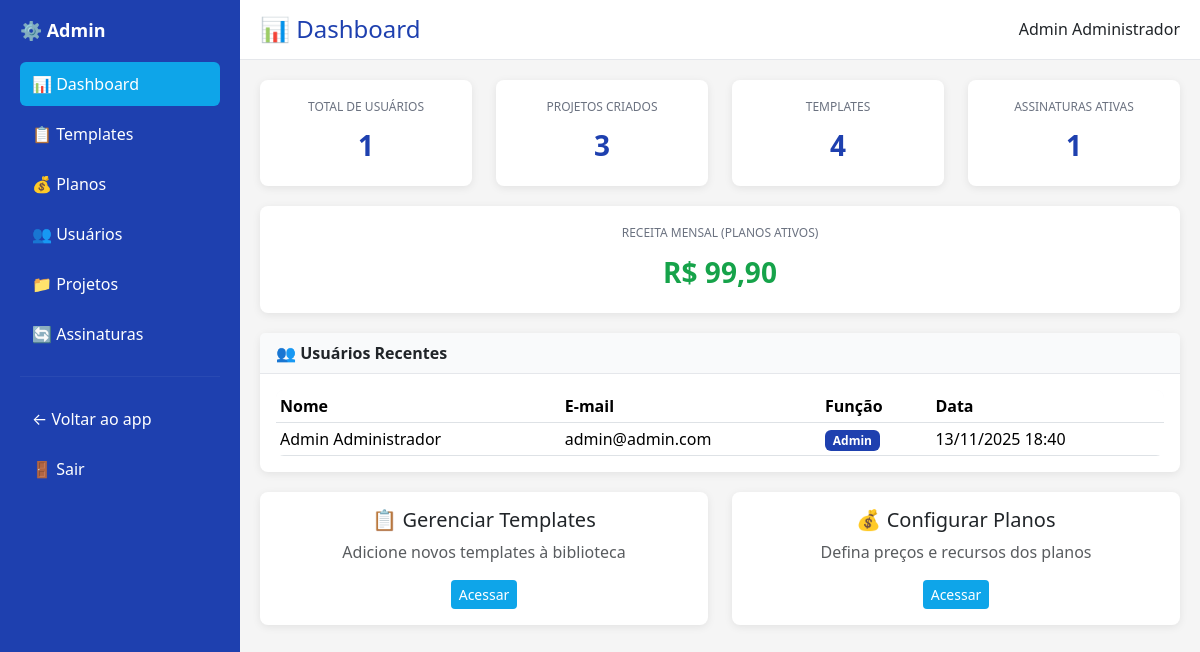
The page / (signed in) on the database its author committed.
### tables this page shows
CREATE TABLE users (
                id INTEGER PRIMARY KEY AUTOINCREMENT,
                name TEXT NOT NULL,
                email TEXT UNIQUE NOT NULL,
                password TEXT NOT NULL,
                role TEXT DEFAULT 'user' CHECK(role IN ('user', 'admin')),
                domains_used INTEGER DEFAULT 0,
                subdomains_used INTEGER DEFAULT 0,
                status TEXT DEFAULT 'active' CHECK(status IN ('active', 'inactive', 'suspended')),
                created_at DATETIME DEFAULT CURRENT_TIMESTAMP,
                updated_at DATETIME DEFAULT CURRENT_TIMESTAMP,
                deleted_at DATETIME
            );

### app/Controllers/AdminController.php (called while the page is built, shortened)
<?php
class AdminController
{
    private $pdo;
    public function __construct()
    {
        $this->pdo = require __DIR__ . '/../../config/database.php';
    }
    public function dashboard()
    {
        $totalUsers = $this->pdo->query("SELECT COUNT(*) FROM users")->fetchColumn();
        $totalProjects = $this->pdo->query("SELECT COUNT(*) FROM projects")->fetchColumn();
        $totalTemplates = $this->pdo->query("SELECT COUNT(*) FROM templates_library")->fetchColumn();
        $totalSubscriptions = $this->pdo->query("SELECT COUNT(*) FROM subscriptions WHERE status='active'")->fetchColumn();
        $revenue = $this->pdo->query("
            SELECT COALESCE(SUM(p.price), 0) as total
            FROM subscriptions s
            JOIN plans p ON s.plan_id = p.id
            WHERE s.status='active'
        ")->fetch(\PDO::FETCH_ASSOC)['total'];
        $recentUsers = $this->pdo->query("
            SELECT id, name, email, role, created_at FROM users ORDER BY created_at DESC LIMIT 5
        ")->fetchAll(\PDO::FETCH_ASSOC);
        include __DIR__ . '/../Views/admin/dashboard.php';
    }
}

### public/index.php (called while the page is built, shortened)
<?php
require_once __DIR__ . '/../config/routes.php';

### config/database.php (called while the page is built, shortened)
<?php
$dbFile = __DIR__ . '/../database/app.db';
try {
    $pdo = new \PDO('sqlite:' . $dbFile);
    $pdo->setAttribute(\PDO::ATTR_ERRMODE, \PDO::ERRMODE_EXCEPTION);
    $pdo->exec('PRAGMA foreign_keys = ON');
    return $pdo;
} catch (\PDOException $e) {
    die('Erro ao conectar ao banco SQLite: ' . $e->getMessage());
}

### app/Views/admin/dashboard.php (the view, shortened to what this page needs)
<!DOCTYPE html>
<html lang="pt-BR">
<head>
    <link href="https://cdn.jsdelivr.net/npm/bootstrap@5.3.2/dist/css/bootstrap.min.css" rel="stylesheet">
</head>
<body>
    <div class="sidebar">
        <h4>⚙️ Admin</h4>
        <a href="/admin" class="active">📊 Dashboard</a>
        <a href="/admin/templates">📋 Templates</a>
        <a href="/admin/plans">💰 Planos</a>
        <a href="/admin/users">👥 Usuários</a>
        <a href="/admin/projects">📁 Projetos</a>
        <a href="/admin/subscriptions">🔄 Assinaturas</a>
        <hr style="border-color: rgba(255,255,255,0.2); margin: 20px 0;">
        <a href="/projects">← Voltar ao app</a>
        <a href="/logout">🚪 Sair</a>
    </div>
    <div class="main-content">
        <div class="topbar">
            <h2>📊 Dashboard</h2>
            <div class="user-menu">
                <span><?= $_SESSION['user_name'] ?? 'Admin' ?></span>
            </div>
        </div>
        <div class="content-area">
            <div class="row">
                <div class="col-md-3">
                    <div class="stat-card">
                        <h6>Total de Usuários</h6>
                        <div class="number"><?= $totalUsers ?></div>
                    </div>
                </div>
                <div class="col-md-3">
                    <div class="stat-card">
                        <h6>Projetos Criados</h6>
                        <div class="number"><?= $totalProjects ?></div>
                    </div>
                </div>
                <div class="col-md-3">
                    <div class="stat-card">
                        <h6>Templates</h6>
                        <div class="number"><?= $totalTemplates ?></div>
                    </div>
                </div>
                <div class="col-md-3">
                    <div class="stat-card">
                        <h6>Assinaturas Ativas</h6>
                        <div class="number"><?= $totalSubscriptions ?></div>
                    </div>
                </div>
            </div>
            <div class="row">
                <div class="col-md-12">
                    <div class="stat-card">
                        <h6>Receita Mensal (Planos Ativos)</h6>
                        <div class="number" style="color: #16a34a;">R$ <?= number_format($revenue, 2, ',', '.') ?></div>
                    </div>
                </div>
            </div>
            <div class="card">
                <div class="card-header">
                    👥 Usuários Recentes
                </div>
                <div class="card-body">
                    <table class="table table-sm mb-0">
                        <thead>
                            <tr>
                                <th>Nome</th>
                                <th>E-mail</th>
                                <th>Função</th>
                                <th>Data</th>
                            </tr>
                        </thead>
                        <tbody>
                            <?php foreach ($recentUsers as $user): ?>
                            <tr>
                                <td><?= htmlspecialchars($user['name']) ?></td>
                                <td><?= htmlspecialchars($user['email']) ?></td>
                                <td>
                                    <span class="badge"
                                        style="background: <?= $user['role'] === 'admin' ? '#1e40af' : '#0ea5e9' ?>">
                                        <?= ucfirst($user['role']) ?>
                                    </span>
                                </td>
                                <td><?= date('d/m/Y H:i', strtotime($user['created_at'])) ?></td>
                            </tr>
                            <?php endforeach; ?>
                        </tbody>
                    </table>
                </div>
            </div>
            <div class="row">
                <div class="col-md-6">
                    <div class="card">
                        <div class="card-body text-center">
                            <h5>📋 Gerenciar Templates</h5>
                            <p class="text-muted">Adicione novos templates à biblioteca</p>
                            <a href="/admin/templates" class="btn btn-primary btn-sm">Acessar</a>
                        </div>
                    </div>
                </div>
                <div class="col-md-6">
                    <div class="card">
                        <div class="card-body text-center">
                            <h5>💰 Configurar Planos</h5>
                            <p class="text-muted">Defina preços e recursos dos planos</p>
                            <a href="/admin/plans" class="btn btn-primary btn-sm">Acessar</a>
                        </div>
                    </div>
                </div>
            </div>
        </div>
    </div>
</body>
</html>

### app/Views/admin/dashboard.php (style rules this page uses)
body { display: flex; height: 100vh; background: #f5f5f5; }
.sidebar { width: 240px; background: #1e40af; color: white; padding: 20px; overflow-y: auto; position: fixed; height: 100vh; left: 0; top: 0; }
.sidebar h4 { margin-bottom: 20px; font-size: 18px; font-weight: 700; }
.sidebar a { display: block; color: white; text-decoration: none; padding: 10px 12px; border-radius: 6px; margin-bottom: 6px; transition: background 0.3s; }
.sidebar a:hover, .sidebar a.active { background: #0ea5e9; }
.main-content { margin-left: 240px; flex: 1; display: flex; flex-direction: column; }
.topbar { background: white; padding: 15px 20px; border-bottom: 1px solid #e5e7eb; display: flex; justify-content: space-between; align-items: center; }
.topbar h2 { margin: 0; font-size: 24px; color: #1e40af; }
.content-area { flex: 1; overflow-y: auto; padding: 20px; }
.stat-card { background: white; padding: 20px; border-radius: 8px; text-align: center; box-shadow: 0 2px 8px rgba(0, 0, 0, 0.08); margin-bottom: 20px; }
.stat-card h6 { color: #6b7280; margin-bottom: 10px; font-size: 12px; text-transform: uppercase; }
.stat-card .number { font-size: 28px; font-weight: 700; color: #1e40af; }
.card { border: none; border-radius: 8px; box-shadow: 0 2px 8px rgba(0, 0, 0, 0.08); margin-bottom: 20px; }
.card-header { background: #f9fafb; border-bottom: 1px solid #e5e7eb; font-weight: 600; }
table { background: white; border-radius: 8px; overflow: hidden; }
thead { background: #f9fafb; }
.btn-primary { background: #0ea5e9; border: none; }

### rows shown on the page
users: name "Admin Administrador", email "admin@admin.com", role "Admin", created_at "13/11/2025 18:40"

### other values the page prints
$_SESSION['user_name'] "Admin Administrador"
$totalUsers "1"
$totalProjects "3"
$totalTemplates "4"
$totalSubscriptions "1"
$revenue "99,90"
